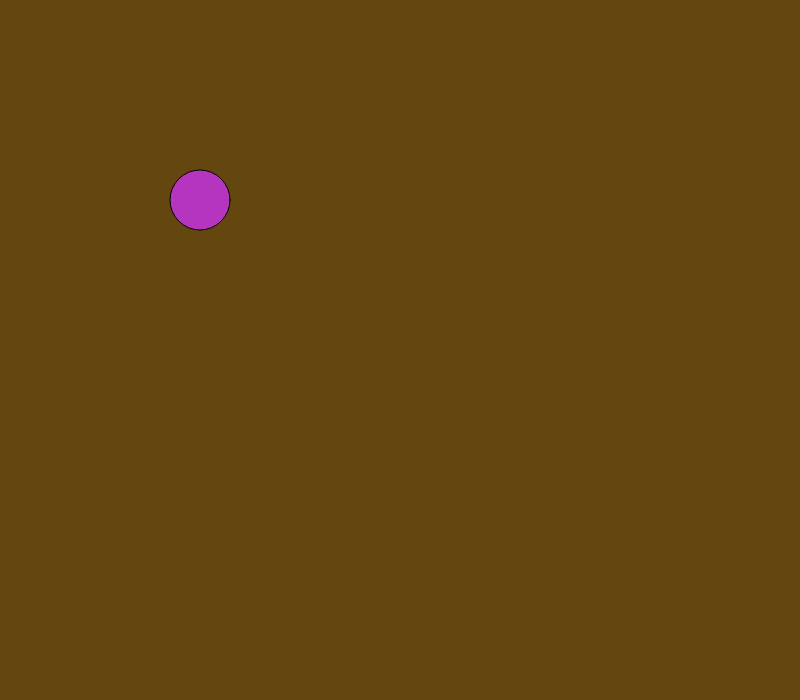
Frame 1 (no input)
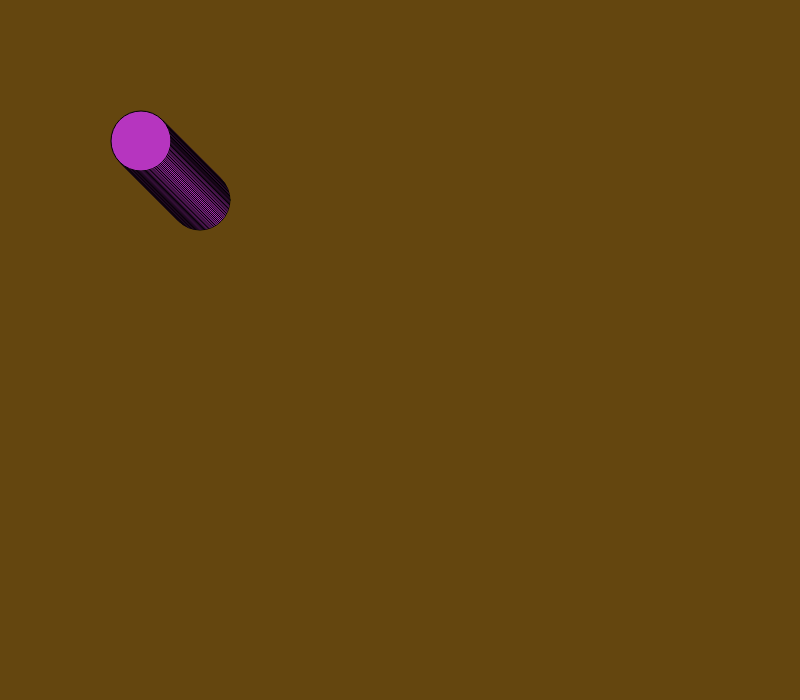
Frame 60 (no input)
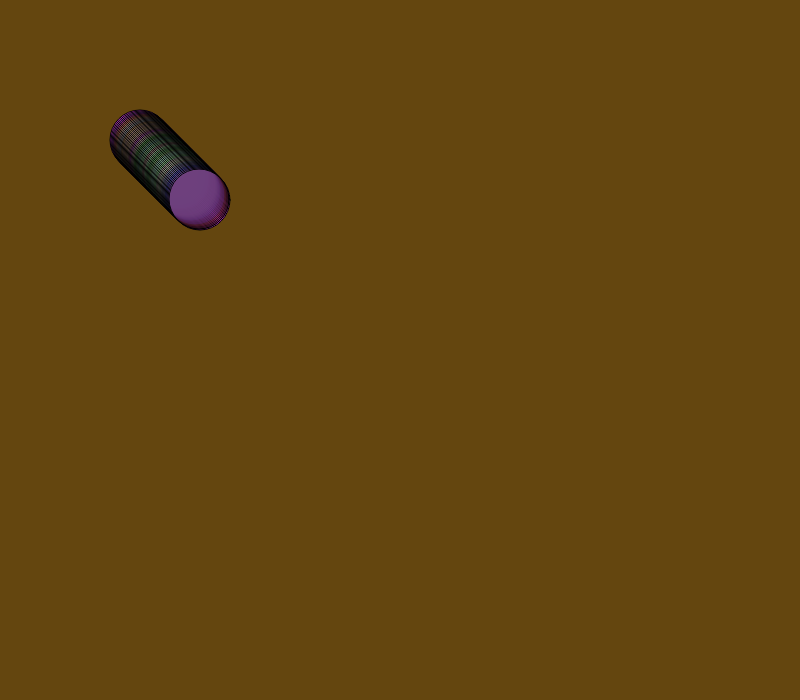
Frame 120 (the mouse pressed at the canvas centre since frame 60)

The p5.js sketch that drew these frames (run headless with seeded random() and noise() and a simulated clock; from frame 60 on, the mouse is pressed at the canvas centre):

// p5.js sketch
// ── sketch.js
//Variaveis de cor e posição
let cor;
let posicaoHorizontal; // x
let posicaoVertical; // y

function setup() {
  createCanvas(800, 700);
  
  // background("white");variavel de cor da tela canvas
  //cor = "blue";variavel de cor do circulo
   background(color(100,70,15));// inserção de transparencia na cor com valores de 0 a 100
  
  //RGB é uma sigla para "Red, Green, Blue", que traduzido para português significa: Vermelho, Verde, Azul. Cada valor numérico se refere à quantidade de um pigmento.O random cria cores aleatórias
  cor = color(random(0,255), random(0,255), random(0,255));
 
  //variaveis de posição dos eixos
  posicaoHorizontal = 200;
  posicaoVertical = 200;
}


function draw() {
  
  // circle(200,200,50);eixo x, eixo y e raio da circuferencia
  
  //Criação do circulo
  fill(cor);//cor de preenchimento ao circulo
  circle(posicaoHorizontal,posicaoVertical,60);
 
 //Condições para posição dinamica do circulo nos eixos
  
  if (mouseX < posicaoHorizontal){
    posicaoHorizontal =  posicaoHorizontal - 1;
  }
  
  if (mouseX > posicaoHorizontal){
    posicaoHorizontal =  posicaoHorizontal + 1;
  }
  
  if (mouseY < posicaoVertical){
    posicaoVertical--;
  }
    
  if (mouseY > posicaoVertical){
    posicaoVertical++;
  }
  
  //Cria paramentro para mudar de cor do circulo sempre que precionamos o mause na tela.
  
  if (mouseIsPressed){
    cor = color(random(0,255), random(0,255), random(0,255), random(0,100));
  }
    
}
